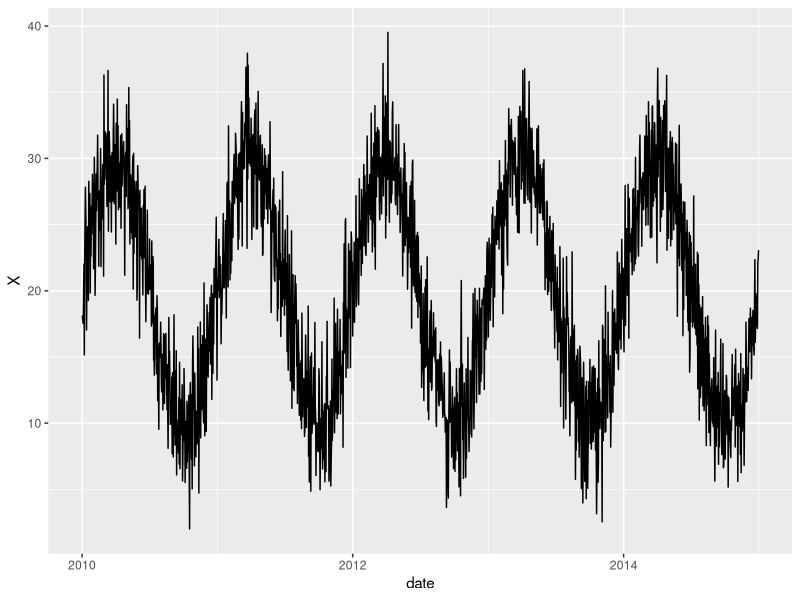
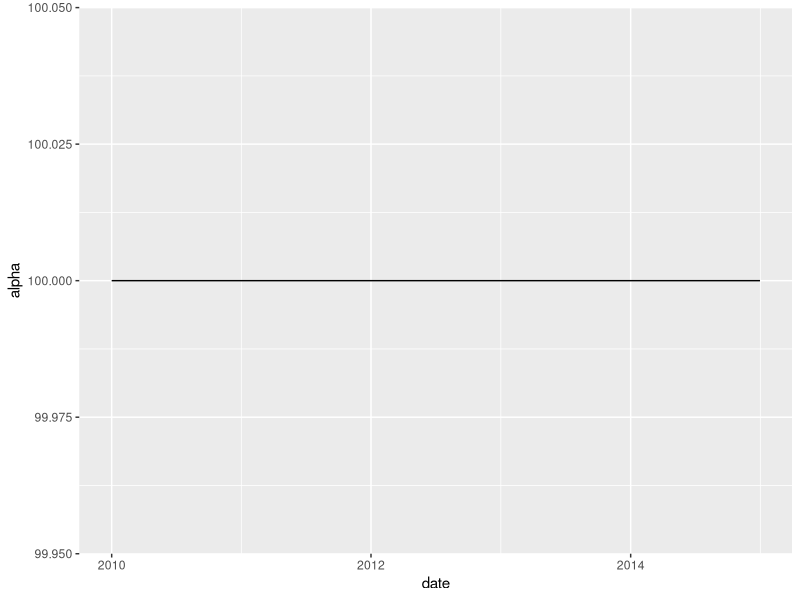
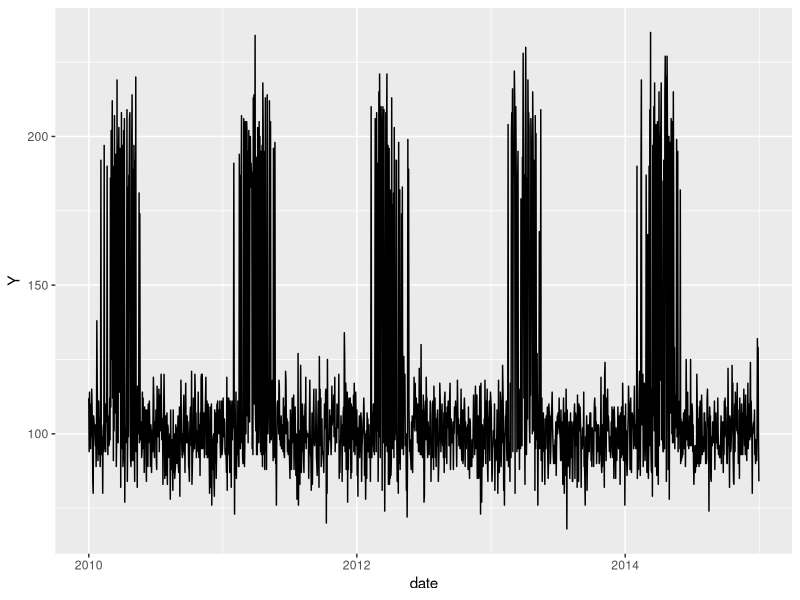
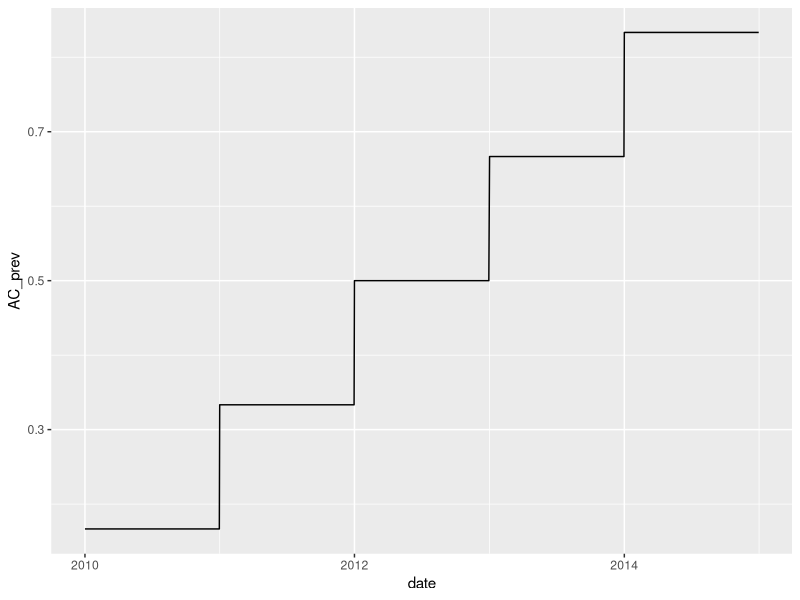
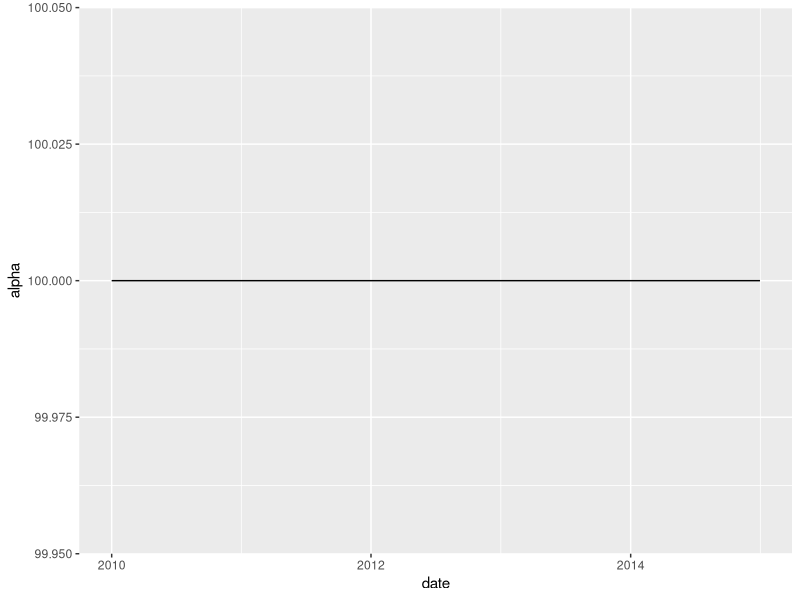
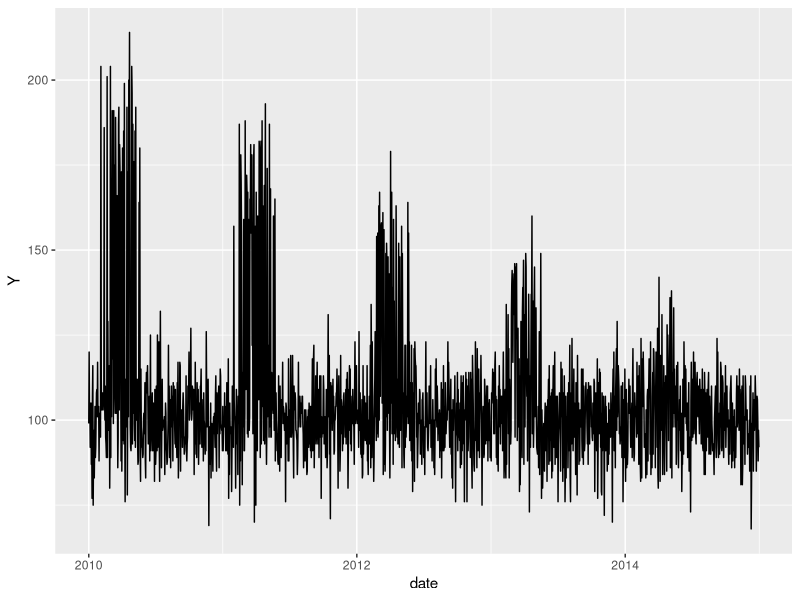

The R script that drew these images, in order:
library(data.table)
library(ggplot2)

set.seed(123)

# ============================================================
# PARAMETERS
# ============================================================

n_area <- 100
n_year <- 5
n_days <- 365

beta0  <- log(1.02)      # baseline effect of X
beta_Z <- log(1.05)      # true modification by Z

rho_CZ <- 0.60           # correlation between C and Z

sigma_beta <- 0.03       # unexplained between-area heterogeneity

# ============================================================
# AREA-LEVEL VARIABLES
# ============================================================

# create the aera database 
area_dt <- data.table(area = 1:n_area, Z = rnorm(n_area))

# C correlated with Z, but C has NO causal role (next step)
# so the larger rho_CZ is, the higher the correlation
area_dt[, C := rho_CZ * Z + sqrt(1 - rho_CZ^2) * rnorm(.N)]

# True area-specific X effect
# IMPORTANT because it has no C term
area_dt[, beta_true := beta0 + beta_Z * Z + rnorm(.N, 0, sigma_beta)]

# ============================================================
# Set up the TIME SERIES
# ============================================================

dt <- CJ(
  area = 1:1,
  year = 2010:(2010 + n_year - 1),
  day = 1:n_days
)

dt[, date := as.IDate(paste(year, "01", "01", sep = "-")) + day - 1]

dt[, year  := year(date)]
dt[, month := month(date)]
dt[, dow   := weekdays(date)]

# Join area-level variables
# dt <- area_dt[dt, on = "area"]

# ============================================================
# TIME-VARYING EXPOSURE X
# ============================================================

# Seasonal exposure + daily noise
dt[, X :=  20 + 10 * sin(2 * pi * day / 365) + rnorm(.N, 0, 3)]

# plot
ggplot(subset(dt, area == 1)) +
  geom_line(aes(x = date, y = X))

dt[, gt30 := X >= 30]
head(dt)

# ============================================================
# OUTCOME - NO AC RELATIONSHIP
# ============================================================

# Stratum-specific baseline
dt[, alpha := 100]

ggplot(subset(dt, area == 1)) +
  geom_line(aes(x = date, y = alpha))

# 
beta_true = log(2)

# Expected outcome
# log Y = b0 + b1*x + ....
dt[, mu := alpha * exp(beta_true * gt30)]

# Outcome
dt[, Y := rpois(.N, mu)]

# plot
ggplot(subset(dt, area == 1)) +
  geom_line(aes(x = date, y = Y))

# 
library(gnm)
fit0 <- gnm(Y ~ gt30, family = quasipoisson(), data = dt)
summary(fit0)
exp(coef(fit0))


# ============================================================
# OUTCOME - has modification by AC 
# ============================================================

# add an AC relationship
dt[, AC_prev := (year - 2009)/6]
head(dt)

ggplot(subset(dt, area == 1)) +
  geom_line(aes(x = date, y = AC_prev))

# Stratum-specific baseline
dt[, alpha := 100]

ggplot(subset(dt, area == 1)) +
  geom_line(aes(x = date, y = alpha))

# 
beta_true = log(2 - dt$AC_prev)

# Expected outcome
# log Y = b0 + b1*x + ....
dt[, mu := alpha * exp(beta_true * gt30)]

# Outcome
dt[, Y := rpois(.N, mu)]

# plot
ggplot(subset(dt, area == 1)) +
  geom_line(aes(x = date, y = Y))

# for GRACE -- what is the right way to model this in stage 1
library(gnm)
fit0 <- gnm(Y ~ gt30 * AC_prev, family = quasipoisson(), data = dt)
summary(fit0)
exp(coef(fit0))
